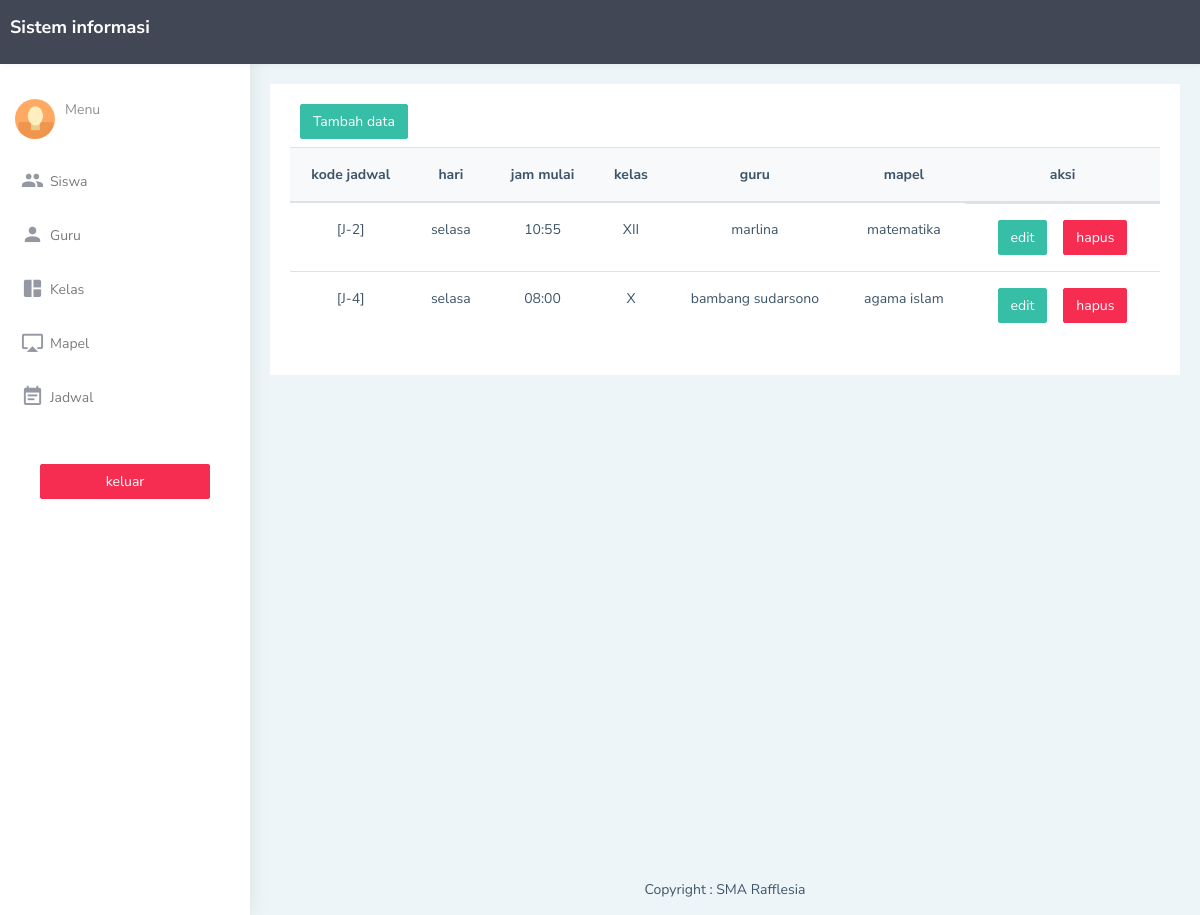
The page /html/jadwal.php on the database its author committed.
### tables this page shows
CREATE TABLE `jadwal` (
  `id_jadwal` int(11) NOT NULL,
  `id_kelas` int(11) NOT NULL,
  `id_guru` int(11) NOT NULL,
  `id_mapel` int(11) NOT NULL,
  `hari` varchar(10) NOT NULL,
  `jam` varchar(15) NOT NULL
);

CREATE TABLE `kelas` (
  `id_kelas` int(11) NOT NULL,
  `nama_kelas` varchar(15) NOT NULL,
  `angkatan` varchar(10) NOT NULL
);

CREATE TABLE `guru` (
  `id_guru` int(11) NOT NULL,
  `nip` varchar(30) NOT NULL,
  `nama_guru` varchar(35) NOT NULL,
  `agama` varchar(10) DEFAULT NULL,
  `alamat` varchar(50) NOT NULL,
  `jenis_kelamin` varchar(10) NOT NULL,
  `tanggal_lahir` date NOT NULL,
  `pendidikan` varchar(25) NOT NULL,
  `jabatan` varchar(30) DEFAULT NULL,
  `no_telpon` varchar(25) NOT NULL
);

CREATE TABLE `mapel` (
  `id_mapel` int(11) NOT NULL,
  `nama_mapel` varchar(25) NOT NULL,
  `kkm` float NOT NULL
);

### php/conn.php (called while the page is built, shortened)
<?php
function sql($query)
{
    $_db = json_decode(file_get_contents("../db.json"), true);
    $conn = new mysqli($_db['host'],
        $_db['username'], $_db['password'], $_db['database']);
    $temp = $conn->query($query);
    return $temp;
}
function getAll($data)
{
    $tmp = [];
    if ($data->num_rows > 0) {
        while ($r = $data->fetch_assoc()) {
            $tmp[] = $r;
        }
        return $tmp;
    } else {
        return [];
    }
}
function first($data)
{
    $result = getAll($data);
    if (count($result) > 0) {
        return $result[0];
    } else {
        return [];
    }
}
function _url($str)
{
    return "/rpl/php/$str.php";
}
function _get($str, $param)
{
    return "/rpl/php/$str.php$param";
}
function _page($str)
{
    return "/rpl/html/$str.php";
}
function _view($str, $param)
{
    return "/rpl/html/$str.php$param";
}

### html/jadwal.php (the view, shortened to what this page needs)
<!DOCTYPE html>
<html dir="ltr" lang="en">
<?php
include_once "conn.php";
?>
<head>
    <link href="../assets/libs/chartist/dist/chartist.min.css" rel="stylesheet" />
    <link href="../dist/css/style.min.css" rel="stylesheet" />
</head>
<body>
    <div id="main-wrapper" data-layout="vertical" data-navbarbg="skin5" data-sidebartype="full"
        data-sidebar-position="absolute" data-header-position="absolute" data-boxed-layout="full">
        <header class="topbar" data-navbarbg="skin5">
            <nav class="navbar top-navbar navbar-expand-md navbar-dark">
                <div class="navbar-header" data-logobg="skin5">
                    <a class="navbar-brand" href="/">
                        <span class="logo-text">
                            <h4>Sistem informasi</h2>
                        </span>
                    </a>
                </div>
            </nav>
        </header>
        <aside class="left-sidebar" data-sidebarbg="skin6">
            <div class="scroll-sidebar">
                <nav class="sidebar-nav">
                    <ul id="sidebarnav">
                        <li>
                            <div class="user-profile d-flex no-block dropdown m-t-20">
                                <div class="user-pic">
                                    <img src="../assets/images/users/1.jpg" alt="users" class="rounded-circle"
                                        width="40" />
                                </div>
                                <div class="user-content hide-menu m-l-10">
                                    <a href="javascript:void(0)" class="" id="Userdd" role="button"
                                        data-toggle="dropdown" aria-haspopup="true" aria-expanded="false">
                                        <span class="op-5 user-email">Menu</span>
                                    </a>
                                </div>
                            </div>
                        </li>
                        <li class="sidebar-item">
                            <a class="sidebar-link waves-effect waves-dark sidebar-link" href="<?=_page('dashboard');?>"
                                aria-expanded="false"><i class="mdi mdi-account-multiple"></i><span
                                    class="hide-menu">Siswa</span></a>
                        </li>
                        <li class="sidebar-item">
                            <a class="sidebar-link waves-effect waves-dark sidebar-link" href="<?=_page('guru');?>"
                                aria-expanded="false"><i class="mdi mdi-account"></i><span
                                    class="hide-menu">Guru</span></a>
                        </li>
                        <li class="sidebar-item">
                            <a class="sidebar-link waves-effect waves-dark sidebar-link" href="<?=_page('kelas');?>"
                                aria-expanded="false"><i class="mdi mdi-collage"></i><span
                                    class="hide-menu">Kelas</span></a>
                        </li>
                        <li class="sidebar-item">
                            <a class="sidebar-link waves-effect waves-dark sidebar-link" href="<?=_page('mapel')?>"
                                aria-expanded="false"><i class="mdi mdi-airplay"></i><span
                                    class="hide-menu">Mapel</span></a>
                        </li>
                        <li class="sidebar-item">
                            <a class="sidebar-link waves-effect waves-dark sidebar-link" href="<?=_page('jadwal');?>"
                                aria-expanded="false"><i class="mdi mdi-calendar-text"></i><span
                                    class="hide-menu">Jadwal</span></a>
                        </li>
                        <li class="text-center p-40 upgrade-btn">
                            <a href="<?=_url('logout')?>" class="btn btn-block btn-danger text-white">keluar</a>
                        </li>
                    </ul>
                </nav>
            </div>
        </aside>
        <div class="page-wrapper">
            <div class="container-fluid" style="min-height:100vh">
                <div class="card">
                    <div class="card-body">
                        <div class="col-4">
                            <a href="<?=_page('jadwal_tambah');?>"
                                class="btn btn-success <?=$_SESSION['tipe'] == 'Kepala Sekolah' ? 'd-none' : ''?>">Tambah
                                data</a>
                        </div>
                        <div class="table-responsive mt-2">
                            <table class="text-center table v-middle data-out" id="out-1">
                                <thead class="bg-light">
                                    <tr>
                                        <th>kode jadwal</th>
                                        <th>hari</th>
                                        <th>jam mulai</th>
                                        <th>kelas</th>
                                        <th>guru</th>
                                        <th>mapel</th>
                                        <th class="<?=$_SESSION['tipe'] == 'Kepala Sekolah' ? 'd-none' : ''?>">aksi</th>
                                    </tr>
                                </thead>
                                <tbody>
                                    <?php $data = sql("select * from jadwal");
$jadwal = getAll($data);?>
                                    <?php foreach ($jadwal as $s): ?>
                                    <tr>
                                        <td>[J-<?=$s['id_jadwal'];?>]</td>
                                        <td><?=$s['hari'];?></td>
                                        <td><?=$s['jam'];?></td>
                                        <td><?php
$kelas = $s['id_kelas'];
echo first(sql("select * from kelas where id_kelas=$kelas"))['nama_kelas'];?></td>
                                        <td><?php
$guru = $s['id_guru'];
echo first(sql("select * from guru where id_guru=$guru"))['nama_guru'];?></td>
                                        <td><?php
$mapel = $s['id_mapel'];
echo first(sql("select * from mapel where id_mapel=$mapel"))['nama_mapel'];?></td>
                                        <td
                                            class="<?=$_SESSION['tipe'] == 'Kepala Sekolah' ? 'd-none' : 'd-flex'?> justify-content-center">
                                            <a href="<?=_view('jadwal_edit', '?id=' . $s['id_jadwal']);?>"
                                                class="mx-2 btn btn-success">edit</a>
                                            <a href="<?=_get('jadwal_hapus', '?id=' . $s['id_jadwal']);?>"
                                                class="mx-2 btn btn-danger">hapus</a>
                                        </td>
                                    </tr>
                                    <?php endforeach?>
                                </tbody>
                            </table>
                        </div>
                    </div>
                </div>
            </div>
            <footer class="footer text-center">
            Copyright : SMA Rafflesia
            </footer>
        </div>
    </div>
</body>
</html>

### rows shown on the page
jadwal: id_jadwal "2", hari "selasa", jam "10:55", id_kelas.nama_kelas "XII", id_guru.nama_guru "marlina", id_mapel.nama_mapel "matematika"
jadwal: id_jadwal "4", hari "selasa", jam "08:00", id_kelas.nama_kelas "X", id_guru.nama_guru "bambang sudarsono", id_mapel.nama_mapel "agama islam"
